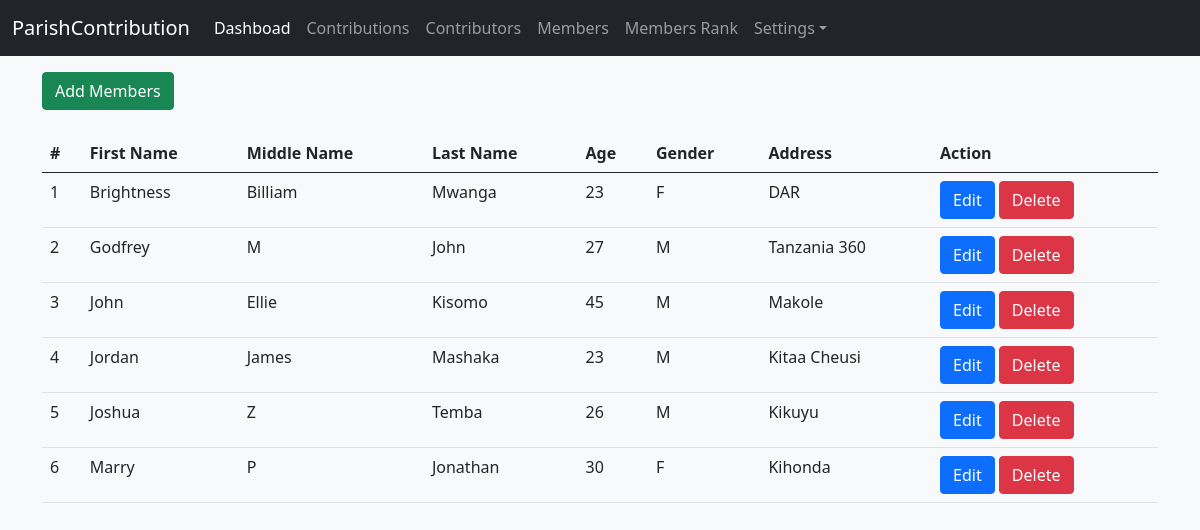
Screenshot of /members/ (signed in) with the database file from the repository.
### contribution/models.py (models this page shows, shortened)
class ChurchMember(models.Model):
    first_name = models.CharField(max_length=100,)
    middle_name = models.CharField(max_length=100)
    last_name = models.CharField(max_length=100)
    age = models.IntegerField(null=True)
    gender = models.CharField(max_length=2)
    address = models.TextField()
    class Meta:
        ordering = ["first_name"]

### contribution/views.py (the view)
# urls.py: path('members/',views.retrieveMember, name='members'),
@login_required(login_url='login')
def retrieveMember(request):
    members = ChurchMember.objects.all()
    return render(request, 'pages/members.html', {'members':members})

### templates/pages/members.html (shortened to what this page needs)
{% extends 'base.html' %}
{% load static %}
{% block content %}
<button type="button" class="btn btn-success mt-3" data-bs-toggle="modal" data-bs-target="#exampleModal">
    Add Members
</button>
<table class="table mt-4">
    <thead>
            <tr>
                <th scope="col">#</th>
                <th scope="col">First Name</th>
                <th scope="col">Middle Name</th>
                <th scope="col">Last Name</th>
                <th scope="col">Age</th>
                <th scope="col">Gender</th>
                <th scope="col">Address</th>
                <th scope="col">Action</th>
            </tr>
    </thead>
    <tbody>
        {% for member in members %}
        <tr>
            <td scope="row">{{forloop.counter}}</td>
            <td>{{member.first_name}}</td>
            <td>{{member.middle_name}}</td>
            <td>{{member.last_name}}</td>
            <td>{{member.age}}</td>
            <td>{{member.gender}}</td>
            <td>{{member.address}}</td>
            <td>
                <a class="btn btn-primary" href="{% url 'edit-member' member.id %}" role="button">Edit</a>
                <a class="btn btn-danger" href="{% url 'delete-member' member.id %}" role="button">Delete</a>
            </td>
        </tr>
        {% endfor %}
    </tbody>
</table>
{% endblock content %}

### templates/base.html (shortened to what this page needs)
{% load static %}
<html lang="en">
<head>
    <link href="{% static "css/bootstrap.min.css" %}" rel="stylesheet">
    <link href="{% static "css/main.css" %}" rel="stylesheet">
    <link href="{% static "css/dashboad.css" %}" rel="stylesheet">
</head>
<body class="bg-light">
   {% include "partials/topnav.html" %}
    <main class="container">
        {% block content %}
        {% endblock content %}
    </main>
</body>
</html>

### templates/partials/topnav.html (shortened to what this page needs)
{% load static %}
<nav class="navbar navbar-expand-lg fixed-top navbar-dark bg-dark" aria-label="Main navigation">
        <div class="container-fluid">
            <a class="navbar-brand" href="#">ParishContribution</a>
            <div class="navbar-collapse offcanvas-collapse  " id="navbarsExampleDefault">
                <ul class="navbar-nav me-auto mb-2 mb-lg-0">
                    <li class="nav-item">
                        <a class="nav-link active" aria-current="page" href="{% url 'home' %}">Dashboad</a>
                    </li>
                    <li class="nav-item">
                        <a class="nav-link" aria-current="page" href="{% url 'contributions' %}">Contributions</a>
                    </li>
                    <li class="nav-item">
                        <a class="nav-link" href="{% url 'contributors' %}">Contributors</a>
                    </li>
                    <li class="nav-item">
                        <a class="nav-link" href="{% url 'members' %}">Members</a>
                    </li>
                    <li class="nav-item">
                        <a class="nav-link" href="{% url 'rank' %}">Members Rank</a>
                    </li>
                    <li class="nav-item dropdown ">
                        <a class="nav-link dropdown-toggle" href="#" id="dropdown01" data-bs-toggle="dropdown"
                            aria-expanded="false">Settings</a>
                    </li>
                </ul>
            </div>
        </div>
</nav>

### parishcontribution/static/css/dashboad.css (style rules this page uses)
html, body { overflow-x: hidden; }
body { padding-top: 56px; }

### rows the page displays
ChurchMember: first_name "Brightness", middle_name "Billiam", last_name "Mwanga", age "23", gender "F", address "DAR"
ChurchMember: first_name "Godfrey", middle_name "M", last_name "John", age "27", gender "M", address "Tanzania 360"
ChurchMember: first_name "John", middle_name "Ellie", last_name "Kisomo", age "45", gender "M", address "Makole"
ChurchMember: first_name "Jordan", middle_name "James", last_name "Mashaka", age "23", gender "M", address "Kitaa Cheusi"
ChurchMember: first_name "Joshua", middle_name "Z", last_name "Temba", age "26", gender "M", address "Kikuyu"
ChurchMember: first_name "Marry", middle_name "P", last_name "Jonathan", age "30", gender "F", address "Kihonda"
